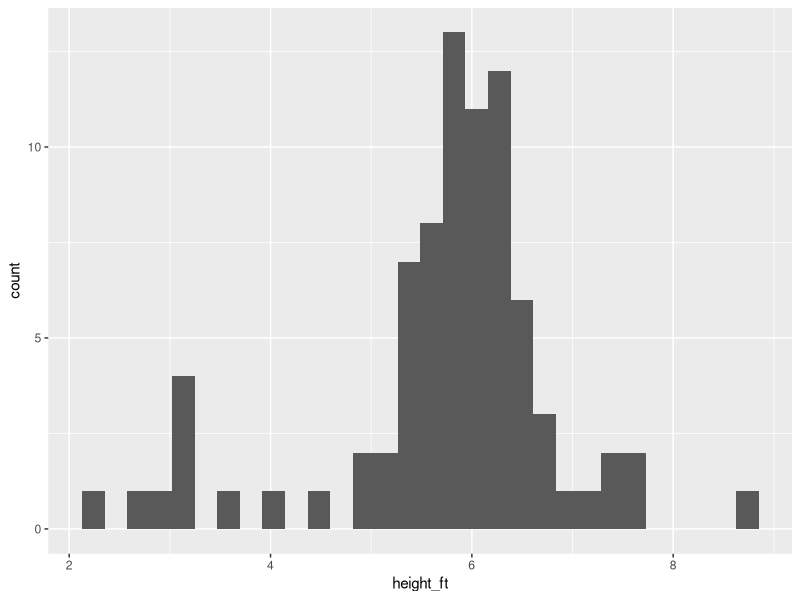
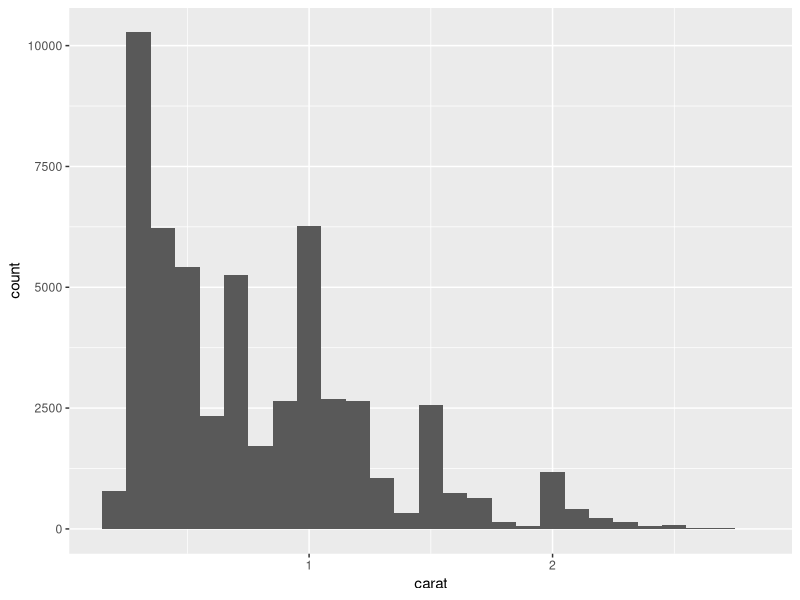
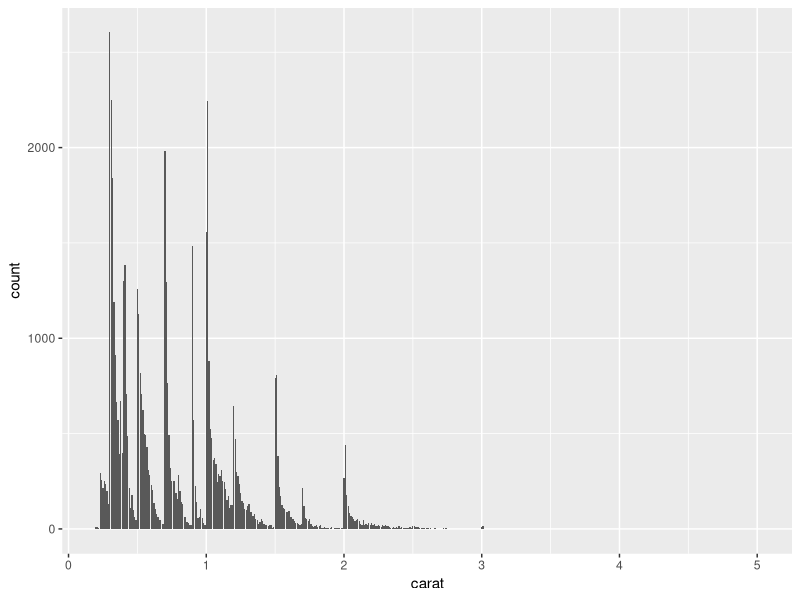

These figures' R source, in order:
## ---- chunk 1
knitr::opts_chunk$set(echo = TRUE, message = FALSE)
## ---- chunk 2
library(tidyverse)
library(ggplot2)

dim(starwars)
colnames(starwars)

head(starwars)
glimpse(starwars)

?starwars

starwars %>% count(species)

mean(starwars$height)
mean(starwars$height, na.rm = TRUE)

summary(starwars$height)

cm_to_ft <- function(cm){
  ft = cm / 30.48
  return(ft)
}

starwars_2 <- starwars %>% mutate(height_ft = cm_to_ft(height)) 

dim(starwars_2)
colnames(starwars_2)

summary(starwars_2$height_ft)

ggplot(starwars_2, aes(height_ft)) + 
  geom_histogram()

starwars_2 %>% filter(height_ft == max(height_ft))
starwars_2 %>% filter(height_ft == max(height_ft, na.rm = TRUE))

# https://starwars.fandom.com/wiki/Yarael_Poof
## ---- chunk 3
smaller <- diamonds %>% 
  filter(carat < 3)
  
ggplot(data = smaller, mapping = aes(x = carat)) +
  geom_histogram(binwidth = 0.1)
## ---- chunk 4
glimpse(diamonds)
ggplot(data=diamonds)+
  geom_bar(mapping = aes(x=carat, y=))
